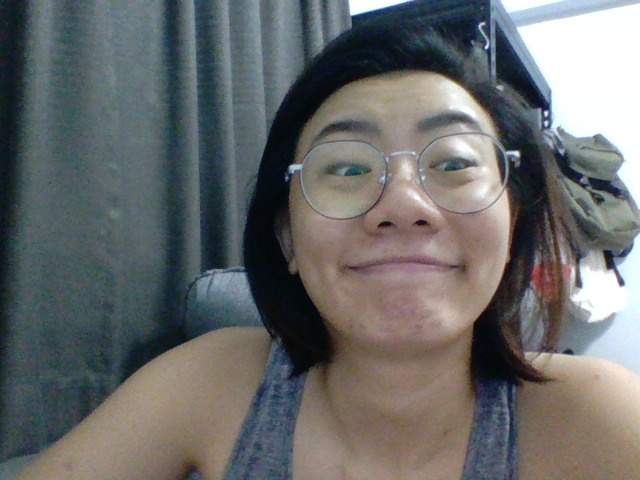
#> input picture codes/opencv_frame_0.jpg, 640 x 480 px, given as the content of the folder ../assets/assets_0/train/NON_ACNE/, which was not available
$ jupyter execute 01_Data_preprocessing_cascadeclassifier.ipynb   (text cells are left out)
#> lines starting #> are read from the running program, lines starting #| are printed output that depends on the picture; pictures that were not available may be replaced by others from this repository, and a replacement may not be noted
[cell 1]
import cv2
import matplotlib.pyplot as plt
from matplotlib.image import imread
import cv2
import os
import numpy as np
from random import randint

[cell 2]
import warnings
warnings.simplefilter(action="ignore", category=UserWarning)

[cell 3]
# Face Detection for Train Data - Non - acne
path_dir=r'..\assets\assets_0\train'
output_dir= r'..\assets\assets_1\train\NON_ACNE'
face_cascade = cv2.CascadeClassifier('..\haarcascades\haarcascade_frontalface_alt2.xml')

for image_filename in os.listdir(path_dir+'\\NON_ACNE\\'):
    path=path_dir+'\\NON_ACNE\\'+image_filename
    img=imread(path)
#> img is the input picture: shape (480, 640, 3); mean R, G, B 105, 106.6, 106.3
    # convert default cv from bgr to rgb
    rgb = cv2.cvtColor(img, cv2.COLOR_BGR2RGB)
    rgb = np.array(rgb, dtype='uint8')
    faces = face_cascade.detectMultiScale(rgb,
                                          scaleFactor=1.2,
                                          minNeighbors=5,
                                          minSize=(150, 150)
                                         )
#> faces = [[262, 57, 275, 275]]
    print("[INFO] Found {0} Faces!".format(len(faces)))
#| [INFO] Found 1 Faces!

    # to add border to photo
    borderType = cv2.BORDER_CONSTANT

    # for faces that are not detected by Haar Cascade
    if len(faces)==0:
        new_image=rgb
        # Size for border
        top = int(0.05*new_image.shape[0])
        bottom = top
        left = int(0.05*new_image.shape[1])
        right=left
        # To add border to image
        new_image=cv2.copyMakeBorder(new_image,top,bottom,left,right,borderType,None,[0,0,0])
        # Save the file to output directory
        rgb_name = os.path.join(output_dir,'{}.jpg'.format(str(image_filename)))
        cv2.imwrite(rgb_name,new_image)
        print("[INFO] Object found. Saving locally.")

    # for faces that are detected by Haar Cascade
    else:
        for (x, y, w, h) in faces:
            cv2.rectangle(rgb, (x, y), (x + w, y + h), (0, 0, 0), 2)
            roi_color = rgb[y:y + h, x:x + w]
            #Size for border
            top = int(0.05*roi_color.shape[0])
            bottom = top
            left = int(0.05*roi_color.shape[1])
            right=left
            # To add border to the image
            roi_color=cv2.copyMakeBorder(roi_color,top,bottom,left,right,borderType,None,[0,0,0])
            # Save the file to output directory
            new_image = os.path.join(output_dir,'{}.jpg'.format(str(image_filename)))
            cv2.imwrite(new_image, roi_color)
            print("[INFO] Object found. Saving locally.")
#> this loop made 1 pass
#> (x, y, w, h, top, bottom, left, right) on pass 1: (262, 57, 275, 275, 13, 13, 13, 13)
#| [INFO] Object found. Saving locally.
#> pass 1, `roi_color = rgb[y:y + h, x:x + w]`:
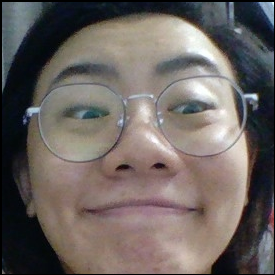
#> roi_color: shape (275, 275, 3); mean B, G, R 97.2, 100.5, 108.2
#> pass 1, `roi_color=cv2.copyMakeBorder(roi_color,top,bottom,left,right,borderTyp..`:
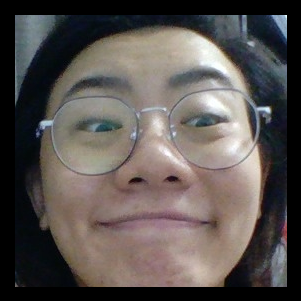
#> roi_color: shape (301, 301, 3); mean B, G, R 81.1, 83.9, 90.3
#> after the loop:
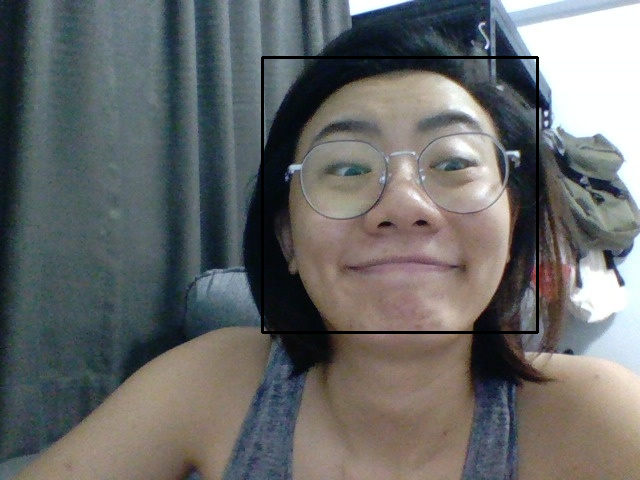
#> rgb: shape (480, 640, 3); mean B, G, R 105.5, 105.8, 104.3

[cell 4]
# Face Detection for Train Data - acne

path_dir= r'..\assets\assets_0\train'
output_dir= r'..\assets\assets_1\train\ACNE'
face_cascade = cv2.CascadeClassifier('..\haarcascades\haarcascade_frontalface_alt2.xml')

for image_filename in os.listdir(path_dir+'\\ACNE\\'):
    path=path_dir+'\\ACNE\\'+image_filename
    img=imread(path)
    # convert default cv from bgr to rgb
    rgb = cv2.cvtColor(img, cv2.COLOR_BGR2RGB)
    rgb = np.array(rgb, dtype='uint8')
    faces = face_cascade.detectMultiScale(rgb,
                                          scaleFactor=1.2,
                                          minNeighbors=5,
                                          minSize=(150, 150)
                                         )
    print("[INFO] Found {0} Faces!".format(len(faces)))
#| [INFO] Found 1 Faces!

    # to add border to photo
    borderType = cv2.BORDER_CONSTANT
#> borderType = 0

    # for faces that are not detected by Haar Cascade
    if len(faces)==0:
        new_image=rgb
        # Size for border
        top = int(0.05*new_image.shape[0])
        bottom = top
        left = int(0.05*new_image.shape[1])
        right=left
        # To add border to image
        new_image=cv2.copyMakeBorder(new_image,top,bottom,left,right,borderType,None,[0,0,0])
        # Save the file to output directory
        rgb_name = os.path.join(output_dir,'{}.jpg'.format(str(image_filename)))
        cv2.imwrite(rgb_name,new_image)
        print("[INFO] Object found. Saving locally.")

    # for faces that are detected by Haar Cascade
    else:
        for (x, y, w, h) in faces:
            cv2.rectangle(rgb, (x, y), (x + w, y + h), (0, 0, 0), 2)
            roi_color = rgb[y:y + h, x:x + w]
            #Size for border
            top = int(0.05*roi_color.shape[0])
            bottom = top
            left = int(0.05*roi_color.shape[1])
            right=left
            # To add border to the image
            roi_color=cv2.copyMakeBorder(roi_color,top,bottom,left,right,borderType,None,[0,0,0])
            # Save the file to output directory
            new_image = os.path.join(output_dir,'{}.jpg'.format(str(image_filename)))
            cv2.imwrite(new_image, roi_color)
            print("[INFO] Object found. Saving locally.")

[cell 5]
# Face Detection for Validation Data - non-acne

path_dir=r'..\assets\assets_0\validation'
output_dir=r'..\assets\assets_1\validation\NON_ACNE'
face_cascade = cv2.CascadeClassifier('..\haarcascades\haarcascade_frontalface_alt2.xml')

for image_filename in os.listdir(path_dir+'\\NON_ACNE\\'):
    path=path_dir+'\\NON_ACNE\\'+image_filename
    img=imread(path)
    # convert default cv from bgr to rgb
    rgb = cv2.cvtColor(img, cv2.COLOR_BGR2RGB)
    rgb = np.array(rgb, dtype='uint8')
    faces = face_cascade.detectMultiScale(rgb,
                                          scaleFactor=1.2,
                                          minNeighbors=5,
                                          minSize=(150, 150)
                                         )
    print("[INFO] Found {0} Faces!".format(len(faces)))
#| [INFO] Found 1 Faces!

    # to add border to photo
    borderType = cv2.BORDER_CONSTANT

    # for faces that are not detected by Haar Cascade
    if len(faces)==0:
        new_image=rgb
        # Size for border
        top = int(0.05*new_image.shape[0])
        bottom = top
        left = int(0.05*new_image.shape[1])
        right=left
        # To add border to image
        new_image=cv2.copyMakeBorder(new_image,top,bottom,left,right,borderType,None,[0,0,0])
        # Save the file to output directory
        rgb_name = os.path.join(output_dir,'{}.jpg'.format(str(image_filename)))
        cv2.imwrite(rgb_name,new_image)
        print("[INFO] Object found. Saving locally.")

    # for faces that are detected by Haar Cascade
    else:
        for (x, y, w, h) in faces:
            cv2.rectangle(rgb, (x, y), (x + w, y + h), (0, 0, 0), 2)
            roi_color = rgb[y:y + h, x:x + w]
            #Size for border
            top = int(0.05*roi_color.shape[0])
            bottom = top
            left = int(0.05*roi_color.shape[1])
            right=left
            # To add border to the image
            roi_color=cv2.copyMakeBorder(roi_color,top,bottom,left,right,borderType,None,[0,0,0])
            # Save the file to output directory
            new_image = os.path.join(output_dir,'{}.jpg'.format(str(image_filename)))
            cv2.imwrite(new_image, roi_color)
            print("[INFO] Object found. Saving locally.")

[cell 6]
# Face Detection for Validation Data - acne

path_dir=r'..\assets\assets_0\validation'
output_dir=r'..\assets\assets_1\validation\ACNE'
face_cascade = cv2.CascadeClassifier('..\haarcascades\haarcascade_frontalface_alt2.xml')

for image_filename in os.listdir(path_dir+'\\ACNE\\'):
    path=path_dir+'\\ACNE\\'+image_filename
    img=imread(path)
    # convert default cv from bgr to rgb
    rgb = cv2.cvtColor(img, cv2.COLOR_BGR2RGB)
    rgb = np.array(rgb, dtype='uint8')
    faces = face_cascade.detectMultiScale(rgb,
                                          scaleFactor=1.2,
                                          minNeighbors=5,
                                          minSize=(150, 150)
                                         )
    print("[INFO] Found {0} Faces!".format(len(faces)))
#| [INFO] Found 1 Faces!

    # to add border to photo
    borderType = cv2.BORDER_CONSTANT

    # for faces that are not detected by Haar Cascade
    if len(faces)==0:
        new_image=rgb
        # Size for border
        top = int(0.05*new_image.shape[0])
        bottom = top
        left = int(0.05*new_image.shape[1])
        right=left
        # To add border to image
        new_image=cv2.copyMakeBorder(new_image,top,bottom,left,right,borderType,None,[0,0,0])
        # Save the file to output directory
        rgb_name = os.path.join(output_dir,'{}.jpg'.format(str(image_filename)))
        cv2.imwrite(rgb_name,new_image)
        print("[INFO] Object found. Saving locally.")

    # for faces that are detected by Haar Cascade
    else:
        for (x, y, w, h) in faces:
            cv2.rectangle(rgb, (x, y), (x + w, y + h), (0, 0, 0), 2)
            roi_color = rgb[y:y + h, x:x + w]
            #Size for border
            top = int(0.05*roi_color.shape[0])
            bottom = top
            left = int(0.05*roi_color.shape[1])
            right=left
            # To add border to the image
            roi_color=cv2.copyMakeBorder(roi_color,top,bottom,left,right,borderType,None,[0,0,0])
            # Save the file to output directory
            new_image = os.path.join(output_dir,'{}.jpg'.format(str(image_filename)))
            cv2.imwrite(new_image, roi_color)
            print("[INFO] Object found. Saving locally.")

[cell 7]
# Face Detection for test Data - non-acne

path_dir=r'..\assets\assets_0\test'
output_dir=r'..\assets\assets_0\test\NON_ACNE'
face_cascade = cv2.CascadeClassifier('..\haarcascades\haarcascade_frontalface_alt2.xml')

for image_filename in os.listdir(path_dir+'\\NON_ACNE\\'):
    path=path_dir+'\\NON_ACNE\\'+image_filename
    img=imread(path)
    # convert default cv from bgr to rgb
    rgb = cv2.cvtColor(img, cv2.COLOR_BGR2RGB)
    rgb = np.array(rgb, dtype='uint8')
    faces = face_cascade.detectMultiScale(rgb,
                                          scaleFactor=1.2,
                                          minNeighbors=5,
                                          minSize=(150, 150)
                                         )
    print("[INFO] Found {0} Faces!".format(len(faces)))
#| [INFO] Found 1 Faces!

    # to add border to photo
    borderType = cv2.BORDER_CONSTANT

    # for faces that are not detected by Haar Cascade
    if len(faces)==0:
        new_image=rgb
        # Size for border
        top = int(0.05*new_image.shape[0])
        bottom = top
        left = int(0.05*new_image.shape[1])
        right=left
        # To add border to image
        new_image=cv2.copyMakeBorder(new_image,top,bottom,left,right,borderType,None,[0,0,0])
        # Save the file to output directory
        rgb_name = os.path.join(output_dir,'{}.jpg'.format(str(image_filename)))
        cv2.imwrite(rgb_name,new_image)
        print("[INFO] Object found. Saving locally.")

    # for faces that are detected by Haar Cascade
    else:
        for (x, y, w, h) in faces:
            cv2.rectangle(rgb, (x, y), (x + w, y + h), (0, 0, 0), 2)
            roi_color = rgb[y:y + h, x:x + w]
            #Size for border
            top = int(0.05*roi_color.shape[0])
            bottom = top
            left = int(0.05*roi_color.shape[1])
            right=left
            # To add border to the image
            roi_color=cv2.copyMakeBorder(roi_color,top,bottom,left,right,borderType,None,[0,0,0])
            # Save the file to output directory
            new_image = os.path.join(output_dir,'{}.jpg'.format(str(image_filename)))
            cv2.imwrite(new_image, roi_color)
            print("[INFO] Object found. Saving locally.")

[cell 8]
# Face Detection for test Data - acne

path_dir=r'..\assets\assets_0\test'
output_dir=r'..\assets\assets_0\test\ACNE'
face_cascade = cv2.CascadeClassifier('..\haarcascades\haarcascade_frontalface_alt2.xml')

for image_filename in os.listdir(path_dir+'\\ACNE\\'):
    path=path_dir+'\\ACNE\\'+image_filename
    img=imread(path)
    # convert default cv from bgr to rgb
    rgb = cv2.cvtColor(img, cv2.COLOR_BGR2RGB)
    rgb = np.array(rgb, dtype='uint8')
    faces = face_cascade.detectMultiScale(rgb,
                                          scaleFactor=1.2,
                                          minNeighbors=5,
                                          minSize=(150, 150)
                                         )
    print("[INFO] Found {0} Faces!".format(len(faces)))
#| [INFO] Found 1 Faces!

    # to add border to photo
    borderType = cv2.BORDER_CONSTANT

    # for faces that are not detected by Haar Cascade
    if len(faces)==0:
        new_image=rgb
        # Size for border
        top = int(0.05*new_image.shape[0])
        bottom = top
        left = int(0.05*new_image.shape[1])
        right=left
        # To add border to image
        new_image=cv2.copyMakeBorder(new_image,top,bottom,left,right,borderType,None,[0,0,0])
        # Save the file to output directory
        rgb_name = os.path.join(output_dir,'{}.jpg'.format(str(image_filename)))
        cv2.imwrite(rgb_name,new_image)
        print("[INFO] Object found. Saving locally.")

    # for faces that are detected by Haar Cascade
    else:
        for (x, y, w, h) in faces:
            cv2.rectangle(rgb, (x, y), (x + w, y + h), (0, 0, 0), 2)
            roi_color = rgb[y:y + h, x:x + w]
            #Size for border
            top = int(0.05*roi_color.shape[0])
            bottom = top
            left = int(0.05*roi_color.shape[1])
            right=left
            # To add border to the image
            roi_color=cv2.copyMakeBorder(roi_color,top,bottom,left,right,borderType,None,[0,0,0])
            # Save the file to output directory
            new_image = os.path.join(output_dir,'{}.jpg'.format(str(image_filename)))
            cv2.imwrite(new_image, roi_color)
            print("[INFO] Object found. Saving locally.")
